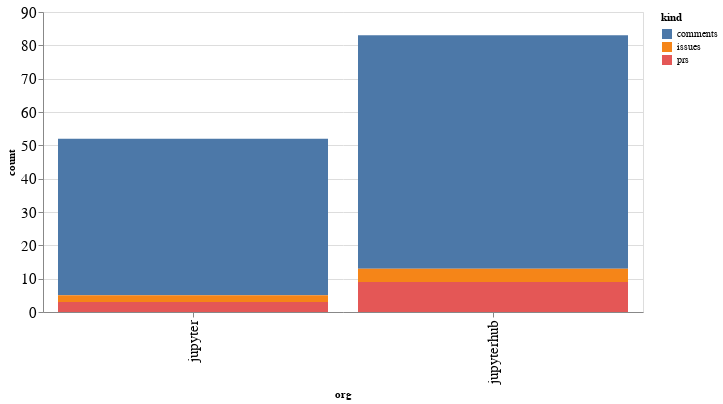

Source (notebook cell):
### Code cell
alt.Chart(org_summaries, width=600).mark_bar().encode(
    x='org',
    y='count',
    color='kind',
    tooltip="org"
)

### Figure 1 — Vega-Lite specification as saved in the notebook (floating-point values rounded to 4 significant figures)
{"config": {"axisLeft": {"labelFontSize": 15}, "axisBottom": {"labelFontSize": 15}}, "data": {"name": "data-866a98fd8bc0adcd787145e5b427d0b6"}, "mark": "bar", "encoding": {"color": {"type": "nominal", "field": "kind"}, "tooltip": {"type": "nominal", "field": "org"}, "x": {"type": "nominal", "field": "org"}, "y": {"type": "quantitative", "field": "count"}}, "width": 600, "$schema": "https://vega.github.io/schema/vega-lite/v4.8.1.json", "datasets": {"data-866a98fd8bc0adcd787145e5b427d0b6": [{"org": "jupyter", "kind": "comments", "count": 47}, {"org": "jupyter", "kind": "issues", "count": 2}, {"org": "jupyter", "kind": "prs", "count": 3}, {"org": "jupyterhub", "kind": "comments", "count": 70}, {"org": "jupyterhub", "kind": "issues", "count": 4}, {"org": "jupyterhub", "kind": "prs", "count": 9}]}}
